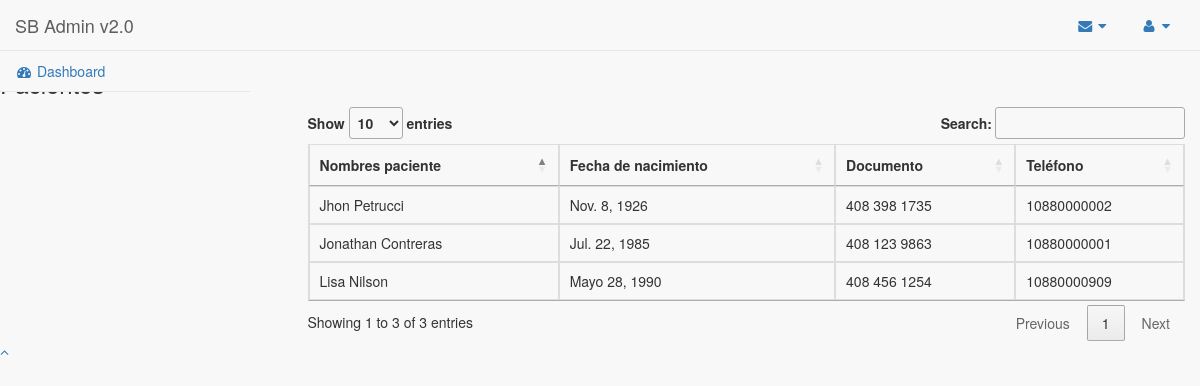
The page /users/list/ on the database as committed earlier.
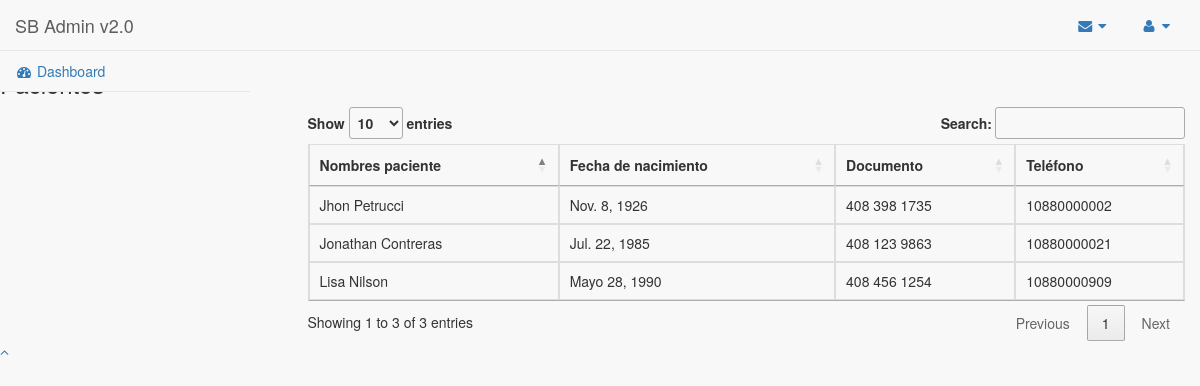
The same page on the database as committed later.
### apps/users/models.py (models this page shows, shortened)
class RelationMedicPatient(models.Model):
    medic = models.ForeignKey('Users', blank=True, null=True,related_name='medic_relation')
    patient = models.ForeignKey('Users', blank=True, null=True,related_name='patient_relation')

class Users(AbstractUser):
    document = models.CharField(blank=True, null=True,max_length=40)
    born_date = models.DateField(blank=True, null=True)
    phone = models.CharField(max_length=20, blank=True, null=True)
    address = models.CharField(max_length=100, blank=True, null=True)
    city = models.CharField(blank=True, null=True,max_length=30)
    group = models.ForeignKey(Group, null=True)
    class Meta:
        db_table = 'users'

### apps/users/views.py (the view)
class ListPatient(ListView):
    model = RelationMedicPatient
    template_name = 'users/list_patient.html'
    context_object_name = 'ListPatient'

### templates/users/list_patient.html (shortened to what this page needs)
{% extends "base/base.html" %}
{% block content %}
<h3>Pacientes</h3>
<div class = "container">
  <div class = "row">
   <div class="col-md-3"></div>
          <div class="table-responsive">
            <table class="table table-bordered table-hover" id="dataTables" width="100%" cellspacing="0">
              <thead>
              <tr>
                <th >Nombres paciente</th>
                <th >Fecha de nacimiento</th>
                <th >Documento</th>
                <th >Teléfono</th>
                </tr>
             </thead>
              <tbody>
              {% if object_list %}
              {% for actividad in object_list %}
              <tr onclick="return abrir_modal('{% url 'detail_patient'  actividad.patient.id  %}')" >
                <td>{{ actividad.patient.first_name }} {{ actividad.patient.last_name }} </td>
                <td>{{ actividad.patient.born_date }}</td>
                <td>{{ actividad.patient.phone }}</td>
                <td>{{ actividad.patient.document }}</td>
              </tr>
              {% endfor %}
              {% else %}
              <h1>No hay registros de actividades</h1>
              {% endif %}
            </tbody>
            </table>
          </div>
     </div>
</div>
{% endblock %}

Rows that differ between the two databases and show on the page:
changed through a linked row, RelationMedicPatient "Jonathan": patient.document "10880000001" → "10880000021"
